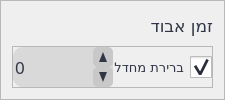
                           <widget class="QFrame" name="f_lost_time">
                            <property name="enabled">
                             <bool>true</bool>
                            </property>
                            <property name="styleSheet">
                             <string notr="true"/>
                            </property>
                            <property name="frameShape">
                             <enum>QFrame::StyledPanel</enum>
                            </property>
                            <property name="frameShadow">
                             <enum>QFrame::Raised</enum>
                            </property>
                            <layout class="QVBoxLayout" name="verticalLayout_37">
                             <item>
                              <widget class="QLabel" name="l_lost_time">
                               <property name="enabled">
                                <bool>true</bool>
                               </property>
                               <property name="font">
                                <font>
                                 <family>Rubik</family>
                                 <pointsize>13</pointsize>
                                 <weight>50</weight>
                                 <italic>false</italic>
                                 <bold>false</bold>
                                </font>
                               </property>
                               <property name="toolTip">
                                <string>יש להזין זמן אבוד עפ&quot;י תכנית הזמנים ללא רק&quot;ל.
במידה וזמן זה אינו ידוע ניתן לבחור באפשרות &quot;ברירת מחדל&quot;, 
אשר תעריך זמן אבוד משוער לפי מספר.</string>
                               </property>
                               <property name="layoutDirection">
                                <enum>Qt::RightToLeft</enum>
                               </property>
                               <property name="styleSheet">
                                <string notr="true">QToolTip {
	background-color: rgba(43, 49, 63,150);
	font: 11pt &quot;Rubik&quot;;
	color: rgb(238, 238, 238);
	border-radius: 2px;
	border-color: 3px solid rgb(238, 238, 238);
}

QLabel:disabled {
	color: gray;
}

QLabel {
	color: rgb(48, 54, 69);
}</string>
                               </property>
                               <property name="text">
                                <string>זמן אבוד</string>
                               </property>
                              </widget>
                             </item>
                             <item>
                              <widget class="QFrame" name="f_lost_time_number">
                               <property name="enabled">
                                <bool>true</bool>
                               </property>
                               <property name="styleSheet">
                                <string notr="true"/>
                               </property>
                               <property name="frameShape">
                                <enum>QFrame::StyledPanel</enum>
                               </property>
                               <property name="frameShadow">
                                <enum>QFrame::Raised</enum>
                               </property>
                               <layout class="QHBoxLayout" name="horizontalLayout_26">
                                <property name="spacing">
                                 <number>0</number>
                                </property>
                                <property name="leftMargin">
                                 <number>0</number>
                                </property>
                                <property name="topMargin">
                                 <number>0</number>
                                </property>
                                <property name="rightMargin">
                                 <number>0</number>
                                </property>
                                <property name="bottomMargin">
                                 <number>0</number>
                                </property>
                                <item>
                                 <widget class="QSpinBox" name="spin_lost_time">
                                  <property name="enabled">
                                   <bool>true</bool>
                                  </property>
                                  <property name="sizePolicy">
                                   <sizepolicy hsizetype="Preferred" vsizetype="Preferred">
                                    <horstretch>0</horstretch>
                                    <verstretch>0</verstretch>
                                   </sizepolicy>
                                  </property>
                                  <property name="minimumSize">
                                   <size>
                                    <width>100</width>
                                    <height>40</height>
                                   </size>
                                  </property>
                                  <property name="maximumSize">
                                   <size>
                                    <width>100</width>
                                    <height>40</height>
                                   </size>
                                  </property>
                                  <property name="font">
                                   <font>
                                    <family>Rubik</family>
                                    <pointsize>13</pointsize>
                                    <weight>50</weight>
                                    <italic>false</italic>
                                    <bold>false</bold>
                                   </font>
                                  </property>
                                  <property name="layoutDirection">
                                   <enum>Qt::LeftToRight</enum>
                                  </property>
                                  <property name="autoFillBackground">
                                   <bool>false</bool>
                                  </property>
                                  <property name="styleSheet">
                                   <string notr="true">QSpinBox#spin_lost_time {
	font: 13pt &quot;Rubik&quot;;
	color: rgb(48,54,69);
	border-radius: 10px;
	background-color: rgb(217,217,217);
}

QSpinBox#spin_lost_time::up-arrow {
	border-left: 4px solid none;
	border-right: 4px solid none;
	border-bottom: 10px solid rgb(48,54,69);
	width: 0px;
	height: 0px;
}

QSpinBox#spin_lost_time::up-arrow:hover {
	border-left: 4px solid none;
	border-right: 4px solid none;
	border-bottom: 10px solid gray;
	width: 0px;
	height: 0px;
}

QSpinBox#spin_lost_time::up-button {
	width: 20px;
	height: 20px;
	background-color: rgb(200,200,200);
	border-radius: 5px;
}

QSpinBox#spin_lost_time::down-arrow {
	border-left: 4px solid none;
	border-right: 4px solid none;
	border-top: 10px solid rgb(48,54,69);
	width: 0px;
	height: 0px;
}

QSpinBox#spin_lost_time::down-arrow:hover {
	border-left: 4px solid none;
	border-right: 4px solid none;
	border-top: 10px solid gray;
	width: 0px;
	height: 0px;
}

QSpinBox#spin_lost_time::down-button {
	width: 20px;
	height: 20px;
	background-color: rgb(200,200,200);
	border-radius: 5px;
}

QSpinBox#spin_lost_time:disabled {
	font: 13pt &quot;Rubik&quot;;
	color: gray;
	border-radius: 10px;
	background-color: rgb(227,227,227);
}

QSpinBox#spin_lost_time::up-arrow:disabled {
	border-left: 4px solid none;
	border-right: 4px solid none;
	border-bottom: 10px solid gray;
	width: 0px;
	height: 0px;
}

QSpinBox#spin_lost_time::down-arrow:disabled {
	border-left: 4px solid none;
	border-right: 4px solid none;
	border-top: 10px solid gray;
	width: 0px;
	height: 0px;
}</string>
                                  </property>
                                  <property name="minimum">
                                   <number>0</number>
                                  </property>
                                  <property name="maximum">
                                   <number>10000</number>
                                  </property>
                                  <property name="singleStep">
                                   <number>1</number>
                                  </property>
                                  <property name="value">
                                   <number>0</number>
                                  </property>
                                 </widget>
                                </item>
                                <item>
                                 <widget class="QCheckBox" name="check_lost_time">
                                  <property name="enabled">
                                   <bool>true</bool>
                                  </property>
                                  <property name="font">
                                   <font>
                                    <family>Rubik</family>
                                    <pointsize>10</pointsize>
                                    <weight>50</weight>
                                    <italic>false</italic>
                                    <bold>false</bold>
                                   </font>
                                  </property>
                                  <property name="layoutDirection">
                                   <enum>Qt::RightToLeft</enum>
                                  </property>
                                  <property name="styleSheet">
                                   <string notr="true">
 QCheckBox{
     font: 10pt &quot;Rubik&quot;;
     color: rgb(48, 54, 69);
}
 QCheckBox::indicator {
     width: 22px;
     height: 22px;
}
 QCheckBox::indicator:checked {
     image: url(:/icons/icons-svg/check_box_checked_2.svg);
}
 QCheckBox::indicator:unchecked {
     image: url(:/icons/icons-svg/check_box_2.svg);
}
 QCheckBox::indicator:checked:hover {
     image: url(:/icons/icons-svg/check_box_checked_2_hover.svg);
}
 QCheckBox::indicator:unchecked:hover {
     image: url(:/icons/icons-svg/check_box_2_hov.svg);
}
 QCheckBox::indicator:checked:pressed {
     image: url(:/icons/icons-svg/check_box_checked.svg);
}
 QCheckBox::indicator:unchecked:pressed {
     image: url(:/icons/icons-svg/check_box.svg);
}

 QCheckBox::indicator:checked:disabled {
	image: url(:/icons/icons-svg/check_box_2_disabled.svg);
}
 QCheckBox::indicator:unchecked:disabled  {
	image: url(:/icons/icons-svg/check_box_2_disabled.svg);
}


 QCheckBox:disabled{
     font: 10pt &quot;Rubik&quot;;
     color: gray;
}

</string>
                                  </property>
                                  <property name="text">
                                   <string>ברירת מחדל</string>
                                  </property>
                                  <property name="checked">
                                   <bool>true</bool>
                                  </property>
                                 </widget>
                                </item>
                               </layout>
                              </widget>
                             </item>
                            </layout>
                           </widget>
